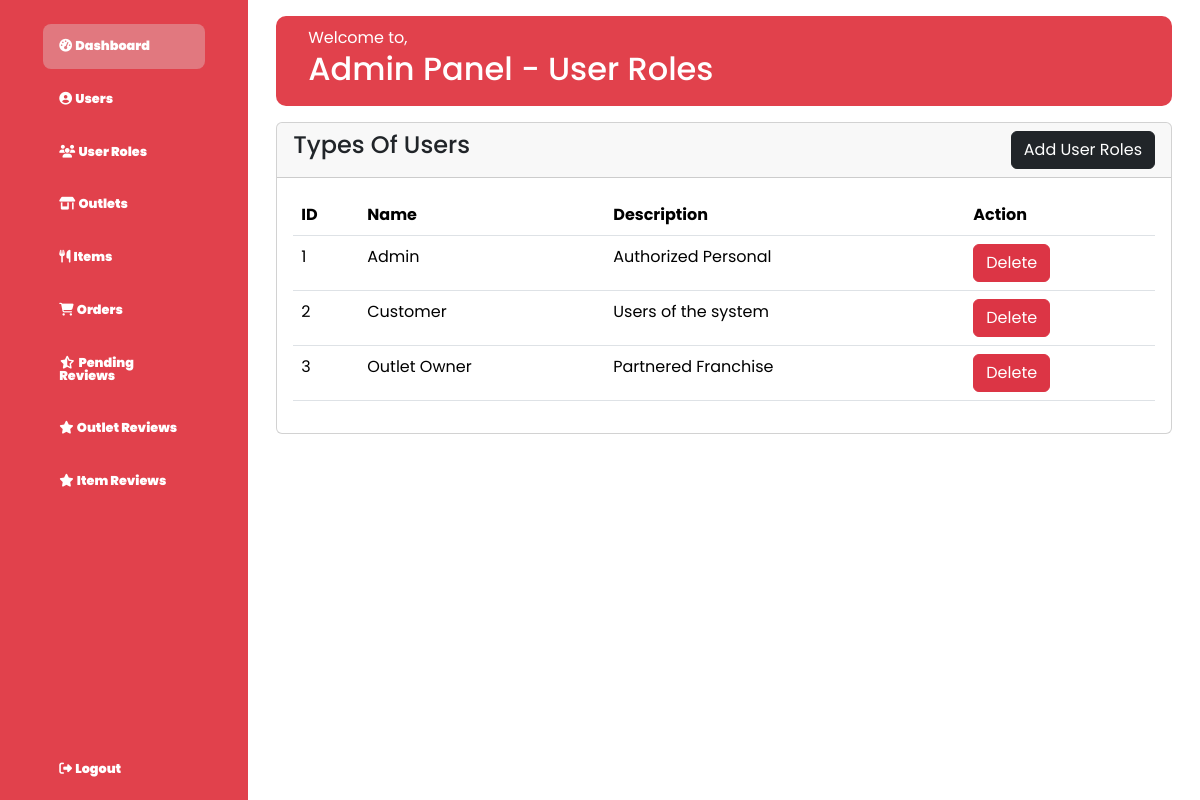
/Adminpanel/admin-user-roles.php, run on the app's committed database.
### tables this page shows
CREATE TABLE `user_role` (
  `id` int(11) NOT NULL,
  `name` varchar(255) NOT NULL,
  `description` varchar(255) NOT NULL
);

### Adminpanel/admin-user-roles.php (the view, shortened to what this page needs)
<?php include('../inc/server.php'); ?>
<html lang="en">
<head>
    <link rel="stylesheet" href="https://cdnjs.cloudflare.com/ajax/libs/font-awesome/6.4.0/css/all.min.css">
    <link rel="stylesheet" href="../css/bootstrap.min.css">
    <link rel="stylesheet" href="../css/admin.css">
</head>
<body>
    <div class="sidebar">
        <div class="logo">
            <ul class="menu">
                <li class="active">
                    <a href="../adminpan.php">
                        <i class="fas fa-tachometer-alt">
                            <span>Dashboard</span>
                        </i>
                    </a>
                </li>
                <li>
                    <a href="admin-users.php">
                        <i class="fas fa-solid fa-circle-user">
                            <span>Users</span>
                        </i>
                    </a>
                </li>
                <li>
                    <a href="admin-user-roles.php">
                        <i class="fa-solid fa-users">
                            <span>User Roles</span>
                        </i>
                    </a>
                </li>
                <li>
                    <a href="admin-outlets.php">
                        <i class="fas fa-solid fa-shop">
                            <span>Outlets</span>
                        </i>
                    </a>
                </li>
                <li>
                    <a href="admin-items.php">
                        <i class="fa-solid fa-utensils">
                            <span>Items</span>
                        </i>
                    </a>
                </li>
                <li>
                    <a href="admin-orders.php">
                        <i class="fas fa-cart-shopping">
                            <span>Orders</span>
                        </i>
                    </a>
                </li>
                <li>
                    <a href="admin-p-reviews.php">
                        <i class="fa-solid fa-star-half-stroke">
                            <span>Pending Reviews</span>
                        </i>
                    </a>
                </li>
                <li>
                    <a href="admin-outlet-review.php">
                        <i class="fa-solid fa-star">
                            <span>Outlet Reviews</span>
                        </i>
                    </a>
                </li>
                <li>
                    <a href="admin-item-review.php">
                        <i class="fa-solid fa-star">
                            <span>Item Reviews</span>
                        </i>
                    </a>
                </li>
                <li class="logout">
                    <a href="../login.php?logout='1'">
                        <i class="fas fa-sign-out-alt">
                            <span>Logout</span>
                        </i>
                    </a>
                </li>
            </ul>
        </div>
    </div>
    <div class="container">
        <div class="main--content">
            <div class="header--wrapper">
                <div class="header--title">
                    <span>Welcome to,</span>
                    <h2>Admin Panel - User Roles</h2>
                </div>
            </div>
            <div class="col-md-12">
                <div class="card">
                    <div class="card-header">
                        <h4>Types Of Users
                        <a href="user_role-add.php" class="btn btn-dark float-end">Add User Roles</a>
                        </h4>
                    </div>
                    <div class="card-body">
                        <table class="table table-hover">
                            <thead>
                                <tr>
                                    <th>ID</th>
                                    <th>Name</th>
                                    <th>Description</th>
                                    <th>Action</th>
                                </tr>
                            </thead>
                            <tbody>
                                <?php
                                $query = "SELECT * from `user_role` ORDER BY id";
                                $query_run = mysqli_query($db, $query);
                                if (mysqli_num_rows($query_run) > 0) {
                                    foreach($query_run as $row)
                                    {
                                        ?>
                                            <tr>
                                                <td><?= $row['id'] ?></td>
                                                <td><?= $row['name'] ?></td>
                                                <td><?= $row['description'] ?></td>
                                                <td>
                                                    <form action="../inc/server.php" method="POST">
                                                        <button type="submit" name="user_role_delete" value="<?=$row['id'] ?>" class="btn btn-danger">Delete</button>
                                                    </form>
                                                </td>
                                            </tr>
                                        <?php
                                    }
                                }
                                else {
                                ?>
                                    <tr>
                                        <td colspan="4">No Record Found</td>
                                    </tr>
                                <?php
                                }
                                ?>
                            </tbody>
                        </table>
                    </div>
                </div>
            </div>
        </div>
    </div>
</body>
</html>

### css/admin.css (style rules this page uses)
* { margin: 0; padding: 0; border: 0; outline: none; box-sizing: border-box; font-family: "Poppins", sans-serif; }
body { display: flex; align-items: start; }
.sidebar { position: sticky; top: 0; left: 0; bottom: 0; width: 300px; height: 100dvh; padding: 0 1.7rem; color: #fff; background: #E1414C; }
.logo { height: 80px; padding: 16px; }
.menu { height: 88%; position: relative; list-style: none; padding: 0; }
.menu li { padding: 1rem; margin: 8px 0; border-radius: 8px; }
.menu li:hover, .active { background: #e0e0e058; }
.menu a { color: white; font-size: 14px; text-decoration: none; display: flex; align-items: center; gap: 60px; }
.menu a i { font-size: .8rem; }
.logout { position: fixed; bottom: 0; }
.main--content { position: relative; background: white; width: 100%; background-size: 100%; padding: 1rem; }
.header--wrapper { display: flex; justify-content: space-between; align-items: center; flex-wrap: wrap; background-color: #E1414C; border-radius: 10px; padding: 10px 2rem; margin-bottom: 1rem; }
.header--title { color: white; }

### data on the page
user_role: id "1", name "Admin", description "Authorized Personal"
user_role: id "2", name "Customer", description "Users of the system"
user_role: id "3", name "Outlet Owner", description "Partnered Franchise"
